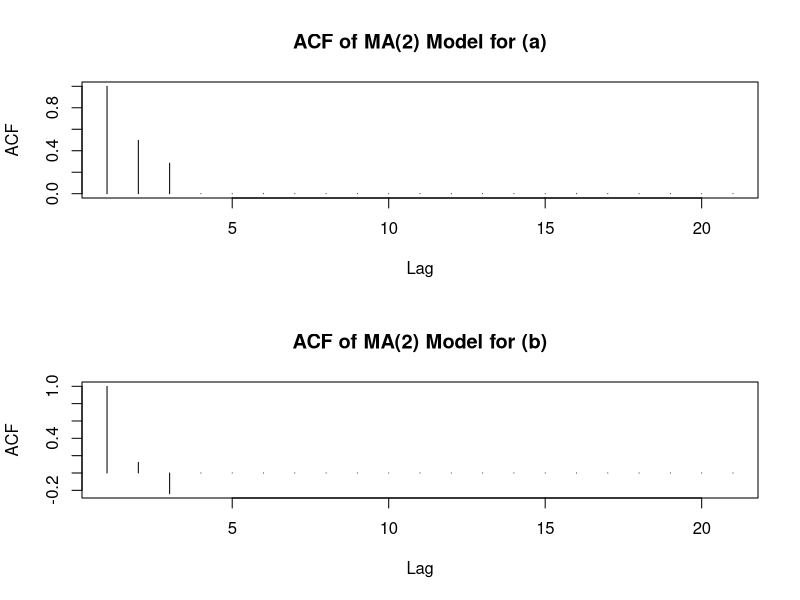
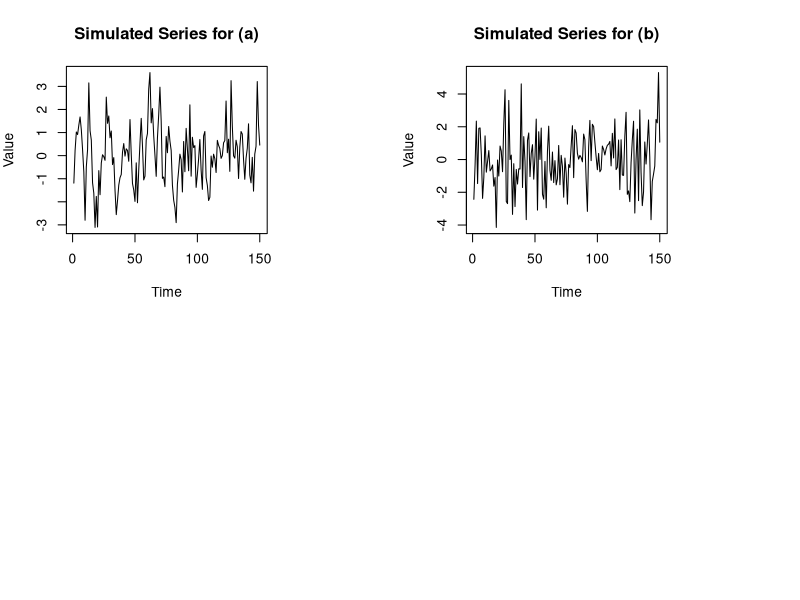
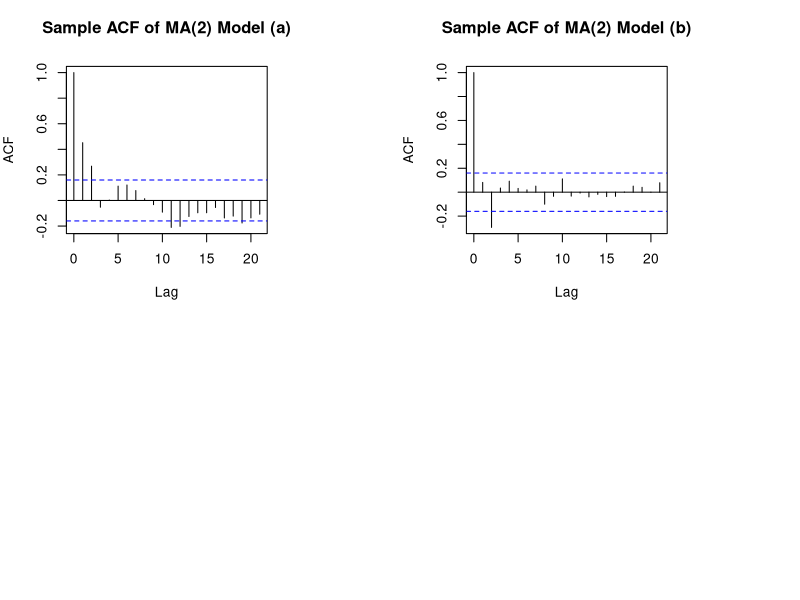

These figures' R source, in order:
## ---- chunk 1
# parameters
theta1_a <- 0.5
theta2_a <- 0.4
theta1_b <- 1.2
theta2_b <- -0.7
n_obs <- 150
## ---- chunk 2
# ACF for the MA(2) (a)
acf_a <- ARMAacf(ma = c(theta1_a, theta2_a), lag.max = 20)
# ACF for the MA(2) (b)
acf_b <- ARMAacf(ma = c(theta1_b, theta2_b), lag.max = 20)

## ---- chunk 3
# plot ACF for the first MA(2) model
par(mfrow = c(2, 1))  # Set up the plotting area for two plots
plot(acf_a, type = "h", main = "ACF of MA(2) Model for (a)", xlab = "Lag", ylab = "ACF")


# plot ACF for the second MA(2) model
plot(acf_b, type = "h", main = "ACF of MA(2) Model for (b)", xlab = "Lag", ylab = "ACF")

## ---- chunk 4
par(mfrow = c(2, 1), mar = c(4, 4, 4, 8))
# simulate 150 observations for each MA(2) model
sim_a <- arima.sim(n = 150, list(ma = c(theta1_a, theta2_a)))
sim_b <- arima.sim(n = 150, list(ma = c(theta1_b, theta2_b)))

## ---- chunk 5
par(mfrow = c(2, 2))
plot.ts(sim_a, main = "Simulated Series for (a)",
        ylab = "Value", xlab = "Time")
plot.ts(sim_b, main = "Simulated Series for (b)",
        ylab = "Value", xlab = "Time")
## ---- chunk 6
par(mfrow = c(2, 1), mar = c(4, 4, 4, 8))
# simulate 150 observations for each MA(2) model
sim_a <- arima.sim(n = 150, list(ma = c(theta1_a, theta2_a)))
sim_b <- arima.sim(n = 150, list(ma = c(theta1_b, theta2_b)))

# plot the time series and sample ACF for (a)
par(mfrow = c(2, 2))  # Set up the plotting area for four plots
acf(sim_a, main = "Sample ACF of MA(2) Model (a)")

# plot the time series and sample ACF for (b)
acf(sim_b, main = "Sample ACF of MA(2) Model (b)")
par(mfrow = c(1, 1))
